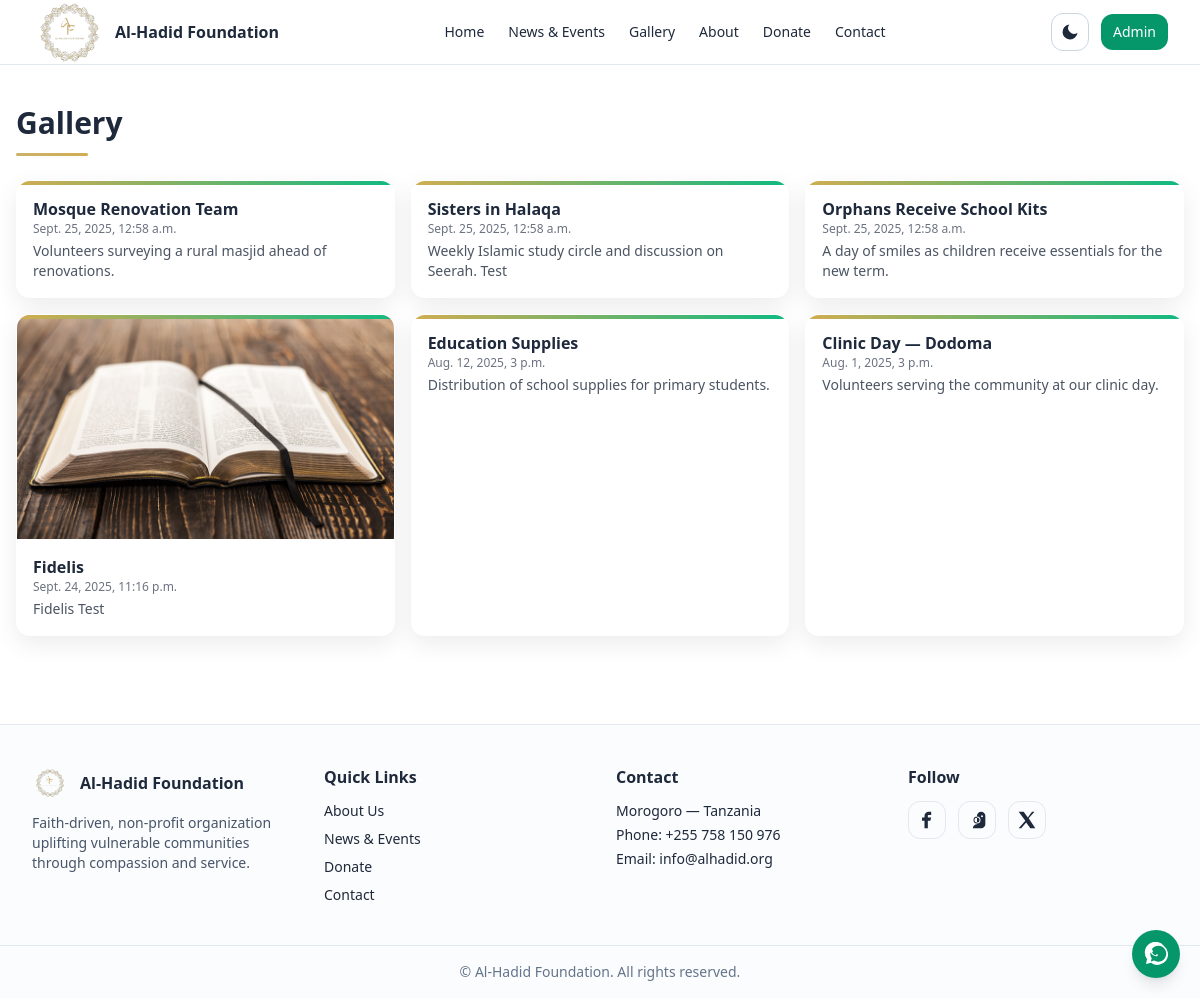
The app's page /gallery/, older data.
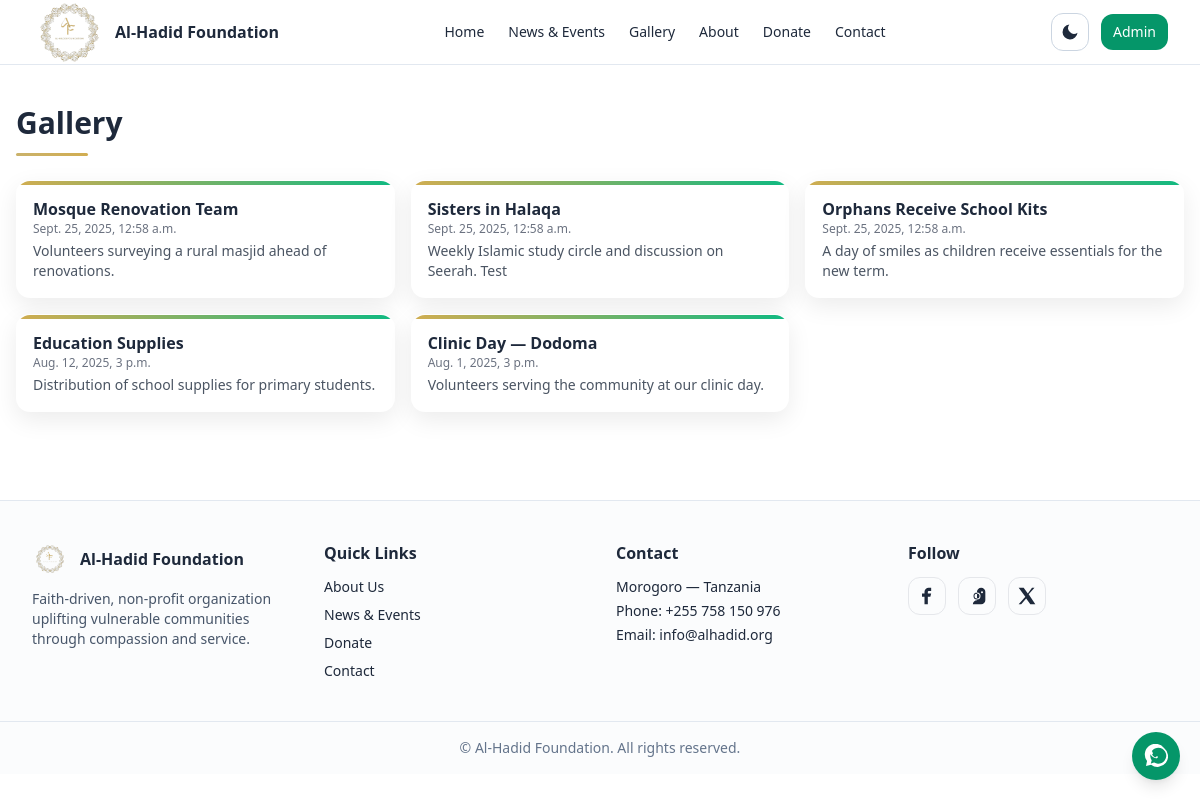
The same page, newer data.
### website/models.py (models this page shows, shortened)
class Gallery(models.Model):
    title = models.CharField(max_length=200)
    image = models.ImageField(upload_to='gallery/')
    description = models.TextField(blank=True)
    is_published = models.BooleanField(default=True)
    created_at = models.DateTimeField(auto_now_add=True)
    class Meta:
        ordering = ['-created_at']
        verbose_name_plural = "Gallery"

### website/views.py (the view)
# urls.py: path('gallery/', views.gallery_view, name='gallery'),
def gallery_view(request):
    gallery_items = Gallery.objects.filter(is_published=True)
    context = {
        'gallery': gallery_items,
        'page_title': 'Gallery',
    }
    return render(request, 'website/gallery.html', context)

### website/context_processors.py (called while the page is built)
def site_settings(request):
    try:
        settings = SiteSettings.objects.first()
        if not settings:
            settings = SiteSettings.objects.create()
    except:
        settings = None
    theme = request.session.get('theme', 'light')
    return {
        'site_settings': settings,
        'current_theme': theme,
    }

### templates/website/gallery.html (shortened to what this page needs)
{% extends "base.html" %}
{% block content %}
<section class="max-w-7xl mx-auto px-4 py-10">
  <h1 class="text-3xl font-semibold mb-2">Gallery</h1>
  <div class="gold-underline mb-6"></div>
  <div class="grid sm:grid-cols-2 lg:grid-cols-3 gap-4">
    {% if gallery %}
      {% for item in gallery %}
      <figure class="card gallery-card overflow-hidden">
        {% if item.image %}<img src="{{ item.image.url }}" class="h-56 w-full object-cover" alt="">{% endif %}
        <figcaption class="p-4">
          <h3 class="font-semibold">
            {% firstof item.title "Untitled" as g_title %}{{ g_title }}
          </h3>
          {% firstof item.created_at item.date "" as g_dt %}
          {% if g_dt %}
            <div class="text-xs text-gray-500">{{ g_dt }}</div>
          {% endif %}
          <p class="text-sm text-gray-600 dark:text-gray-300 mt-1">
            {% firstof item.description item.caption item.text "" as g_txt %}
            {{ g_txt|striptags|truncatewords:24 }}
          </p>
        </figcaption>
      </figure>
      {% endfor %}
    {% else %}
      <div class="text-gray-500">No gallery items published yet.</div>
    {% endif %}
  </div>
</section>
{% endblock %}

Row changes from the older to the newer data that the page shows:
removed Gallery: image (picture), title "Fidelis", g_dt "Sept. 24, 2025, 11:16 p.m.", description "Fidelis Test"
